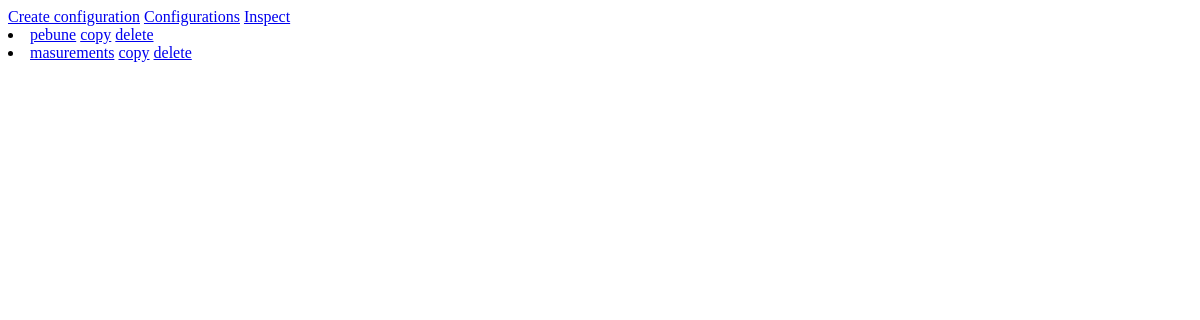
The app's page /, older data.
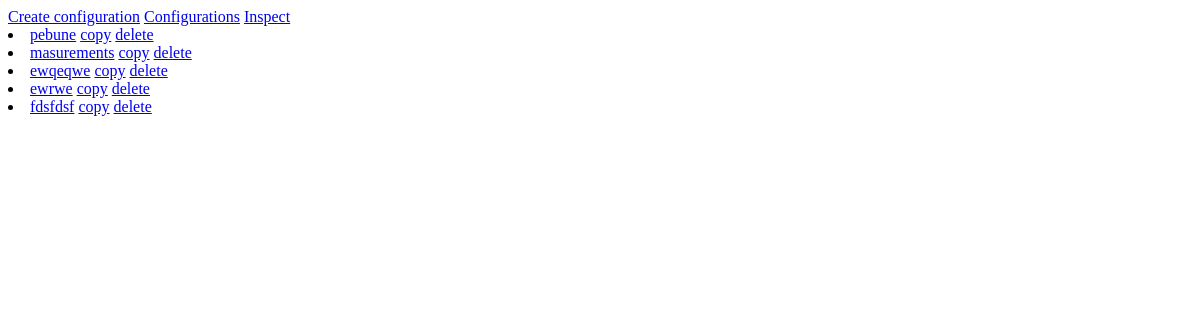
The same page, newer data.
### xml_measurements/models.py (models this page shows, shortened)
class Configuration(models.Model):
    RULES_DIRECTION_TYPES = [("COL", "RULES ARE APPLIED ON THE FIRST COLUMN"),
                             ("ROW", "RULES ARE APPLIED ON THE FIRST ROW")]
    name = models.CharField(max_length=50)
    rules_direction = models.CharField(max_length=4, choices=RULES_DIRECTION_TYPES)

### xml_measurements/views.py (the view)
# urls.py: path('', views.ConfigurationListView.as_view(), name='index'),
class ConfigurationListView(ListView):
    model = Configuration
    template_name = 'xml_measurements/configuration_list.html'

### xml_measurements/templates/xml_measurements/configuration_list.html
{% extends 'xml_measurements/base.html' %}
{% block content %}
    {% for configuration in object_list %}
        <li>
            <a href="{% url 'xml_measurements:update_configuration' configuration.pk %}">{{ configuration.name }}</a>
            <a href="{% url 'xml_measurements:copy_configuration' configuration.pk %}">copy</a>
            <a href="{% url 'xml_measurements:delete_configuration' configuration.pk %}">delete</a>
        </li>
    {% empty %}
        <li>No configurations yet.</li>
    {% endfor %}
{% endblock %}

Row changes from the older to the newer data that the page shows:
added Configuration: name "ewqeqwe"
added Configuration: name "ewrwe"
added Configuration: name "fdsfdsf"
